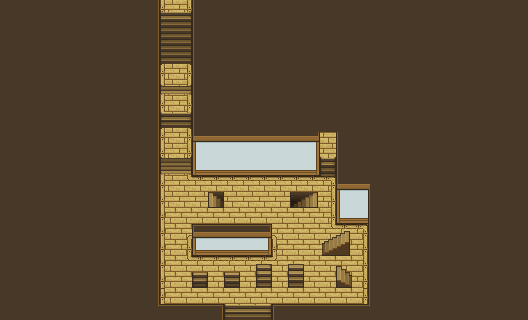

Below is a game level as drawn by its tile map, then a one-line description and the .tmx that defines it (tile-layer data replaced by summaries):
An orthogonal 33x20 tile map with 16x16 px tiles, 4 tile layers (Tile Layer 1, Tile Layer 2, Tile Layer 3, Above player), 2 tilesets and 9 objects (8x collision, event).

<map version="1.8" tiledversion="1.8.4" orientation="orthogonal" renderorder="right-down" compressionlevel="0" width="33" height="20" tilewidth="16" tileheight="16" infinite="0" nextlayerid="7" nextobjectid="52">
 <tileset firstgid="1" source="../gfx/tilesets/core_indoor_walls_and_floors.tsx" />
 <tileset firstgid="3865" source="../gfx/tilesets/core_indoor_stairs.tsx" />
 <layer id="1" name="Tile Layer 1" width="33" height="20">
  <data>[660 cells, 660 non-empty, 18 distinct tile ids]</data>
 </layer>
 <layer id="2" name="Tile Layer 2" width="33" height="20">
  <data>[660 cells, 131 non-empty, 25 distinct tile ids]</data>
 </layer>
 <layer id="3" name="Tile Layer 3" width="33" height="20">
  <data>[660 cells, 42 non-empty, 39 distinct tile ids]</data>
 </layer>
 <layer id="4" name="Above player" width="33" height="20">
  <data>[660 cells, 0 non-empty, 0 distinct tile ids]</data>
 </layer>
 <objectgroup color="#ff0000" id="5" name="Collision" visible="0">
  <object id="34" type="collision" x="144" y="0" width="16" height="320" />
  <object id="36" type="collision" x="160" y="304" width="64" height="16" />
  <object id="37" type="collision" x="272" y="304" width="112" height="16" />
  <object id="41" type="collision" x="368" y="128" width="16" height="176" />
  <object id="44" type="collision" x="192" y="128" width="128" height="48" />
  <object id="45" type="collision" x="336" y="128" width="32" height="96" />
  <object id="47" type="collision" x="192" y="224" width="80" height="32" />
  <object id="51" type="collision" x="192" y="0" width="192" height="128" />
 </objectgroup>
 <objectgroup color="#ffff00" id="6" name="Events" visible="0">
  <object id="26" name="Player Spawn" type="event" x="304" y="240" width="16" height="16" />
 </objectgroup>
</map>
